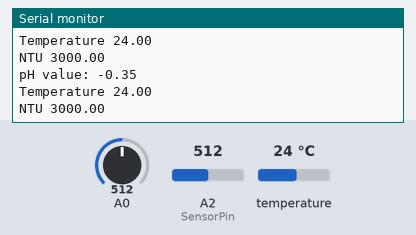
This sketch was run on a simulated Arduino Mega 2560, built with avr-gcc and run on an emulated ATmega2560. Shown: the last lines printed to the serial monitor. The test bench sets the inputs (shaded band); at power-on: temperature 24 °C, A2 (SensorPin) = 512, A0 = 512.

Above: at 2.8 s.
2.9 s: temperature set to 12 °C
At 4.3 s:
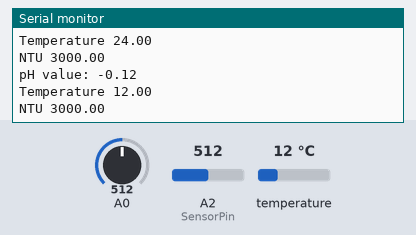
4.4 s: A2 (SensorPin) set to 716
5.9 s: A0 set to 900
At 7.1 s:
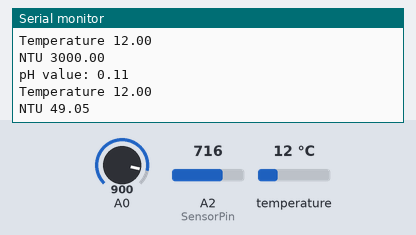
7.4 s: temperature set to 19 °C
At 8.7 s:
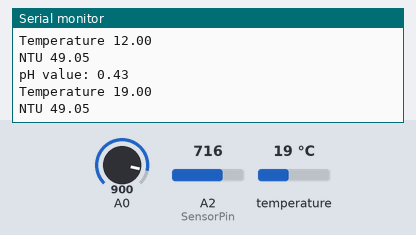
8.9 s: A0 set to 1023
At 10.3 s:
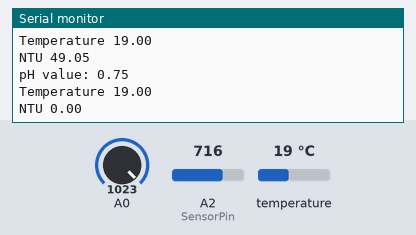
10.4 s: A2 (SensorPin) set to 900
At 12.7 s:
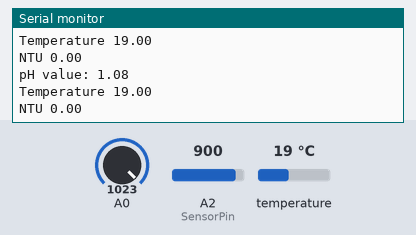
Timing chart, 0 to 12.9 s (numbered marks = the images above; inputs shaded):
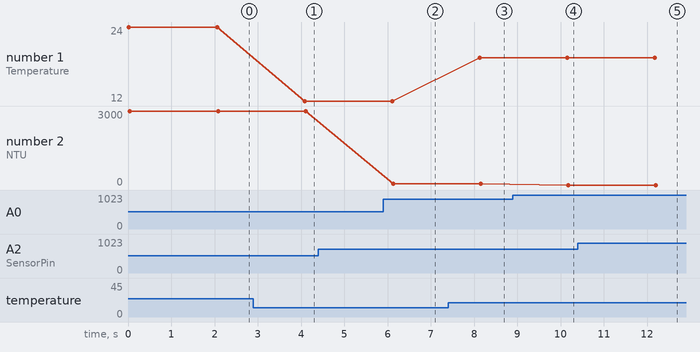

The sketch:

sketch_main.ino
```cpp
/***************************************************************
 Connection:
 1.Plugable Terminal Sensor Adapter & Waterproof DS18B20 Digital Temperature Sensor
                 A   ---->     Blue(DATA SIGNAL)
                 B   ---->     RED   (VIN)
                 C   ---->     Black (GND)

 2.Waterproof DS18B20 Digital Temperature Sensor & Arduino board
              1(A)   ---->     Digital Pin2
              2(B)   ---->     5V/3.3V
              3(C)   ---->     GND

 Setting for the Pull-up Register/Pull-down Register Selection Jumpers
     When connect DS18B20 with the adapter,please choose to use the
     Pull-up Register Jumper
 ***************************************************************/

#include <OneWire.h>
#define SensorPin A2            //pH meter Analog output to Arduino Analog Input 2
#define Offset 0.00            //deviation compensate
#define LED 13
#define samplingInterval 20
#define printInterval 800
#define ArrayLenth  40    //times of collection
int pHArray[ArrayLenth];   //Store the average value of the sensor feedback
int pHArrayIndex = 0;

int DS18S20_Pin = 2; //DS18S20 Signal pin on digital 2

//Temperature chip i/o
OneWire ds(DS18S20_Pin);  // on digital pin 2

char recibido = ' ';

void setup(void) {
  Serial1.begin(9600);
  Serial.begin(9600);
}

void loop(void) {
  float temperature = getTemp();
  float turbidity = getTurbidity();
  float pH = getPH();

  Serial.print("Temperature "); Serial.println(temperature);
  Serial.print("NTU "); Serial.println(turbidity); // print out the value you read:

  delay(2000);
  //ser = Serial.read();
  recibido = Serial1.read();
  if(recibido == 'a'){
    String tempS = String(temperature);
    String turbidityS = String(turbidity);
    String phS = String(pH);
    Serial1.print("#");
   // String tempS = String(temperature);
    Serial1.print(tempS);
    Serial1.print("+");
    Serial1.print(turbidityS);
    Serial1.print("+");
    Serial1.print(phS);
    Serial1.print("~");
    recibido = ' ';
  }
}

float getTurbidity(){

  int sensorValue = analogRead(A0);// read the input on analog pin 0:
  float voltage = sensorValue * (5.0 / 1024.0); // Convert the analog reading (which goes from 0 - 1023) to a voltage (0 - 5V):

 // Serial.print("Voltaje "); Serial.println(voltage); // print out the value you read:
  float turbidity = 461.18*pow(voltage,2)-4737.3*voltage+11961;

  if(voltage>=4.47){turbidity=0;}
  if(voltage<3.74){turbidity=3000;}
  //if(turbidity<0){turbidity=0;};
  return turbidity;
}

float getPH(){

  static unsigned long samplingTime = millis();
  static unsigned long printTime = millis();
  float pHValue, voltage;
  if (millis() - samplingTime > samplingInterval)
  {
    pHArray[pHArrayIndex++] = analogRead(A2);
    if (pHArrayIndex == ArrayLenth)pHArrayIndex = 0;
    voltage = avergearray(pHArray, ArrayLenth) * 5.0 / 1024 - 0.10;
    pHValue = 3.5 * voltage + Offset;
    samplingTime = millis();
  }
  if (millis() - printTime > printInterval)  //Every 800 milliseconds, print a numerical, convert the state of the LED indicator
  {
    //Serial.print("Voltage:");
    //Serial.print(voltage, 2);
    Serial.print("pH value: ");
    Serial.println(pHValue, 2);
    printTime = millis();
  }

  return pHValue;

}


float getTemp(){
  //returns the temperature from one DS18S20 in DEG Celsius
  byte data[12];
  byte addr[8];
  if ( !ds.search(addr)) {
      //no more sensors on chain, reset search
      Serial.println("no more sensors on chain, reset search!");
      ds.reset_search();
      return -1000;
  }
  if ( OneWire::crc8( addr, 7) != addr[7]) {
      Serial.println("CRC is not valid!");
      return -1000;
  }
  if ( addr[0] != 0x10 && addr[0] != 0x28) {
      Serial.print("Device is not recognized");
      return -1000;
  }
  ds.reset();
  ds.select(addr);
  ds.write(0x44,1); // start conversion, with parasite power on at the end

  byte present = ds.reset();
  ds.select(addr);
  ds.write(0xBE); // Read Scratchpad

  for (int i = 0; i < 9; i++) { // we need 9 bytes
    data[i] = ds.read();
  }

  ds.reset_search();

  byte MSB = data[1];
  byte LSB = data[0];

  float tempRead = ((MSB << 8) | LSB); //using two's compliment
  float TemperatureSum = tempRead / 16;

  return TemperatureSum;

}

double avergearray(int* arr, int number) //Para el cálculo del pH, media del array de mediciones.
{
  int i;
  int max, min;
  double avg;
  long amount = 0;
  if (number <= 0){
    Serial.println("Error number for the array to avraging!/n");
    return 0;
  }
  if (number < 5) { //less than 5, calculated directly statistics
    for (i = 0; i < number; i++){
      amount += arr[i];
    }
    avg = amount / number;
    return avg;
  }else{
    if (arr[0] < arr[1]){
      min = arr[0]; max = arr[1];
    }else{
      min = arr[1]; max = arr[0];
    }
    for (i = 2; i < number; i++){
      if (arr[i] < min){
        amount += min;      //arr<min
        min = arr[i];
      }else{
        if (arr[i] > max){
          amount += max;  //arr>max
          max = arr[i];
        }else{
          amount += arr[i]; //min<=arr<=max
        }
      }//if
    }//for
    avg = (double)amount / (number - 2);
  }//if
  return avg;
}
```

Measured:
- after the input at 2.9 s, the serial monitor: prints a new line after 1.2 s (image 1)
- after the input at 5.9 s, the serial monitor: prints a new line after 0.23 s (image 2)
- after the input at 7.4 s, the serial monitor: prints a new line after 0.73 s (image 3)
- after the input at 8.9 s, the serial monitor: prints a new line after 1.3 s (image 4)
- plotted number 1: 24 → 12 after the input at 2.9 s, 12 → 19 after the input at 7.4 s
- plotted number 2: 3000 → 49.05 after the input at 5.9 s, 49.05 → 0 after the input at 8.9 s
